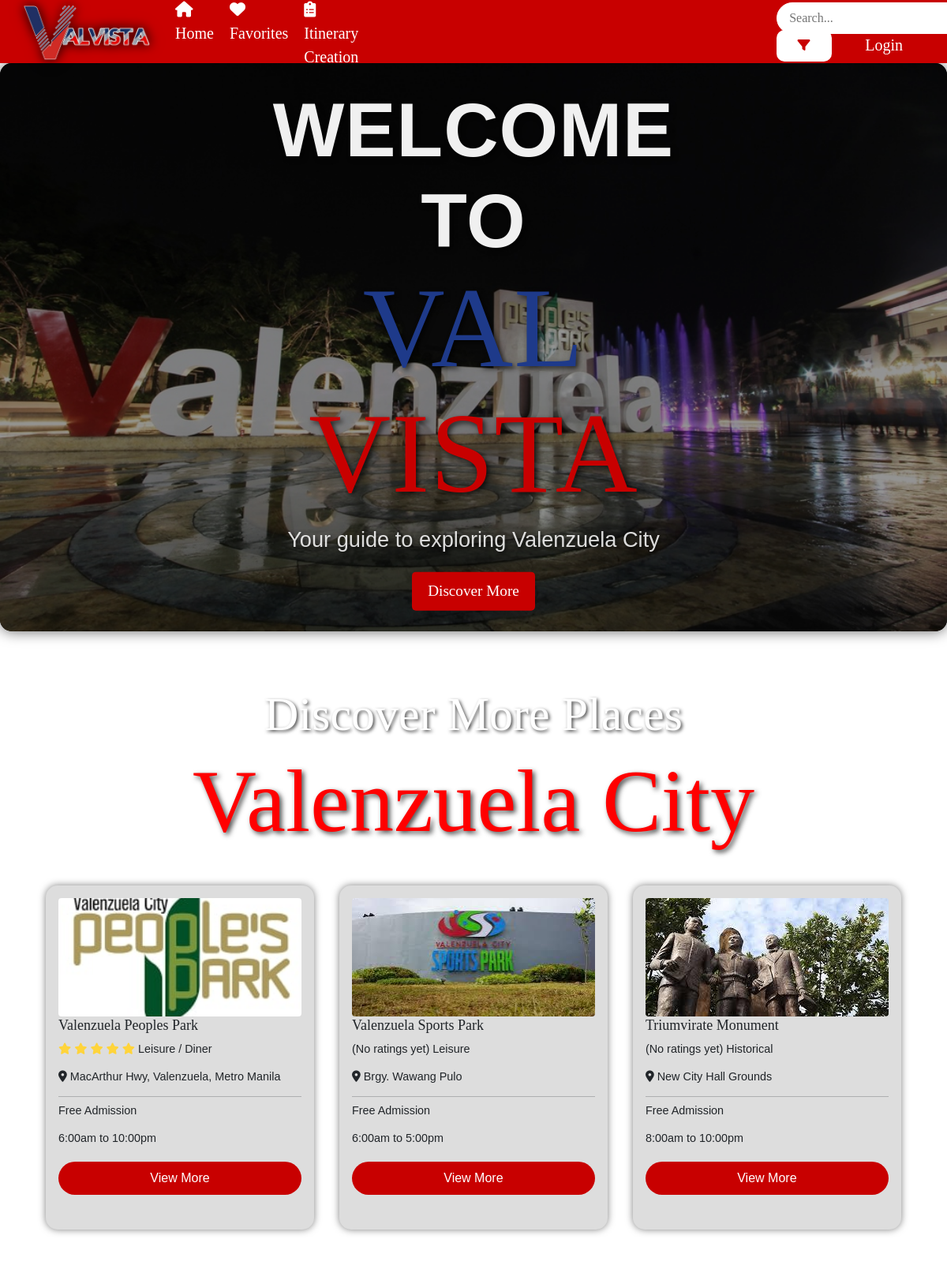
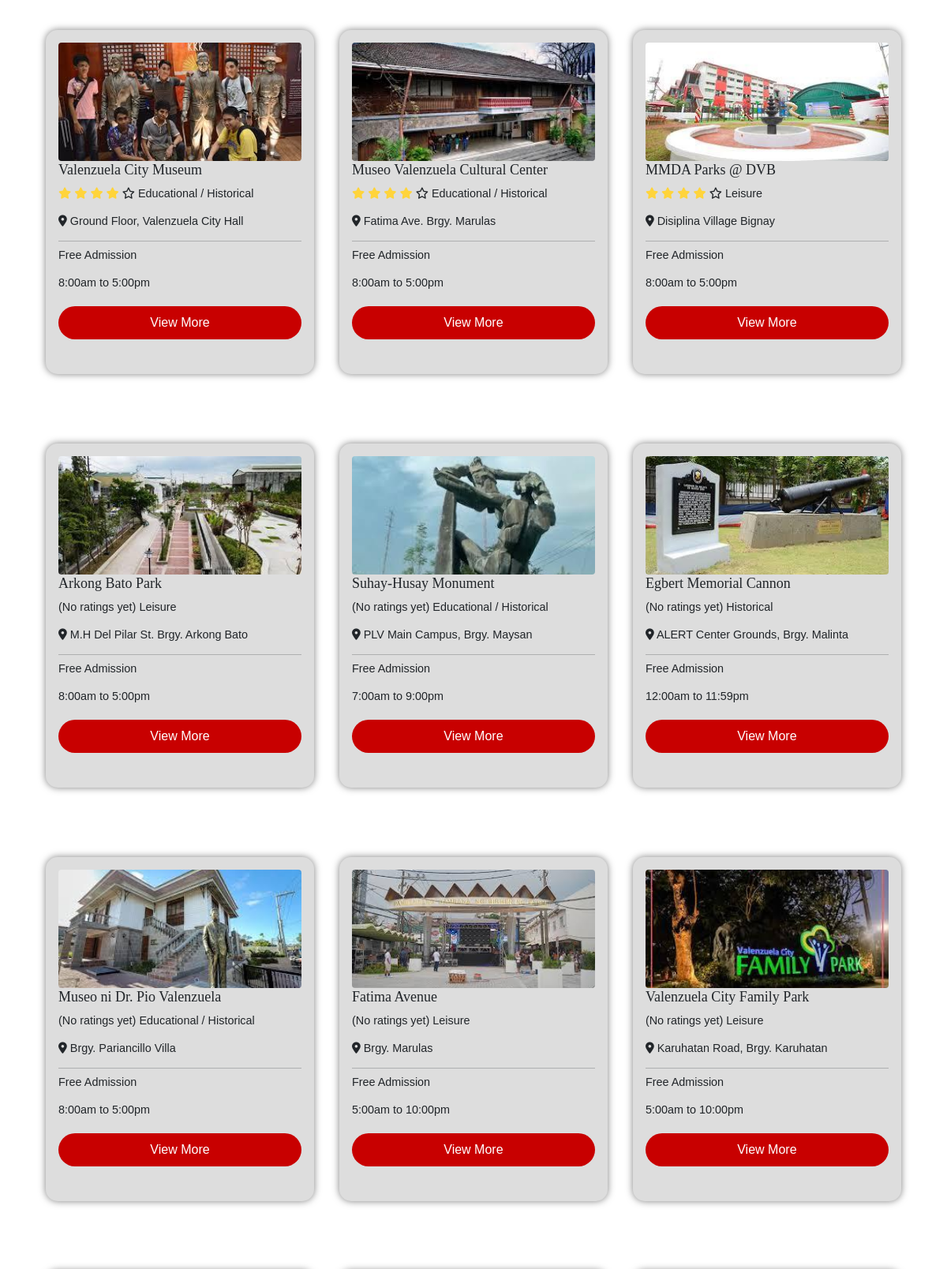
/home/ (upper part), run on the app's committed database (2 pictures, top to bottom).
### website/models.py (models this page shows, shortened)
class Place(models.Model):
        COST_CHOICES = [
        ('0','0'),
        ('1-200','1-200'),
        ('201-500','201-500'),
        ('501+','501+'),
        ]
        name = models.CharField (max_length=100)
        location = models.CharField (max_length=100)
        description = models.CharField (max_length=1000)
        categories = models.ManyToManyField('Category', related_name='places')
        time = models.CharField (max_length=20)
        timeclose = models.CharField (max_length=20)
        cost = models.CharField(max_length=100, blank=True,null=True,choices= COST_CHOICES)
        photo = models.ManyToManyField(PlaceMedia,related_name='places',blank=True)
        thumbnail = models.ImageField(upload_to="media")
        archived = models.BooleanField(default=False)
        map = models.CharField(max_length=2000,blank=True,null=True)
        promos = models.ImageField(upload_to="media",blank=True,null=True)
        announcement = models.TextField(max_length=5000, blank=True,null=True)

class Category(models.Model):
    name = models.CharField(max_length=100, unique=True)

### website/views.py (the view)
# urls.py: path('home/',views.home,name="home"),
def home(request):
    excluded_groups = ['Business', 'Admin']
    if any(request.user.groups.filter(name=group).exists() for group in excluded_groups):
        return redirect('login')
    else:
        context = get_home_context(request.user)
        return render(request, 'home.html', context)

### website/utils.py (called while the page is built)
def get_home_context(user):
    favorite_places = []
    favorite_businesses = []
    places = Place.objects.annotate(
        avg_rating=Avg('ratings__score'),
        rating_count=Count('ratings')
    )
    business = Business.objects.annotate(
        avg_rating=Avg('ratings__score'),
        rating_count=Count('ratings')
    )
    if user.is_authenticated:
        user_favorites = Favorite.objects.filter(user=user)
        favorite_places = user_favorites.filter(place__isnull=False).values_list('place_id', flat=True)
        favorite_businesses = user_favorites.filter(business__isnull=False).values_list('business_id', flat=True)
    context = {
        'all_admin': places,
        'all_business': business,
        'favorite_places': favorite_places,
        'favorite_businesses': favorite_businesses,
    }
    return context

### website/templates/home.html (shortened to what this page needs)
<!DOCTYPE html>
<html lang="en">
<head>
    <link rel="stylesheet" href="https://cdnjs.cloudflare.com/ajax/libs/font-awesome/6.5.1/css/all.min.css">
    <link rel="stylesheet" href="https://cdnjs.cloudflare.com/ajax/libs/font-awesome/4.7.0/css/font-awesome.min.css">
    <link rel="stylesheet" href="https://cdnjs.cloudflare.com/ajax/libs/font-awesome/6.0.0-beta3/css/all.min.css">
    <link href="https://cdn.jsdelivr.net/npm/bootstrap@5.0.2/dist/css/bootstrap.min.css" rel="stylesheet"
>
    {% load static %}
    <link rel="stylesheet" href="{% static 'homies.css' %}">
</head>
    <nav>
        <div class="logo">
            <a style="margin-right: 50px;" href="{%url 'home' %}"><img class="logo"src ="..\media\media\valvista logo.png" alt="logo"></a>
        </div>
            <ul class="nav-links">
            <li><a href="{%url 'home' %}"><i class="fa-solid fa-house"></i> Home</a></li>
            {% if user.is_authenticated%}
            <li><a href="{%url 'favorite_list' %}"><i class="fa-solid fa-heart"></i> Favorites</a></li>
            {%else%}
            <li><a href="{%url 'login' %}"><i class="fa-solid fa-heart"></i> Favorites</a></li>
            {%endif%}
			{% if user.is_authenticated%}
            <li><a href="{%url 'itinerary' %}"><i class="fa-solid fa-clipboard-list"></i> Itinerary Creation</a></li>
			{%else%}
            <li><a href="{%url 'login' %}"><i class="fa-solid fa-clipboard-list"></i> Itinerary Creation</a></li>
            {%endif%}
        </ul>
        {% if user.is_authenticated%}
        <div class="search-container">
            <div class="search-bar">
                <input id="searchInput" type="text" placeholder="Search..." oninput="performSearch()">
                <button id="filterbut" class="btn"><i class="fa-solid fa-filter"></i></button>
            </div>
        </div>
        {%else%}
        <div style="margin-left: 500px;" class="search-container">
            <div class="search-bar">
                <input id="searchInput" type="text" placeholder="Search..." oninput="performSearch()">
                <button id="filterbut" class="btn"><i class="fa-solid fa-filter"></i></button>
            </div>
        </div>
        {%endif%}
            <ul class="nav-links ul-user">
            {% if user.is_authenticated%}
            <li class="no-hover"><a style="color: white;"><i class="fa-solid fa-user"></i> Welcome, <strong> {{request.user}}!</strong></a></li>
            <li><a href="{%url 'logout' %}"><i class="fa-solid fa-right-to-bracket"></i> Logout</a></li>
            {%else%}
            <li><a style="margin-left: 20px;" href="{%url 'login' %}"><i class="fa-solid fa-right-to-bracket"></i> Login</a></li>
            {%endif%}
        </ul>
    </nav>
<body>
<div class="slider">
    <div class="carousel-text">
        <h1>Welcome to </h1>
        <h2><span class="valvista">VAL</span> <span class="valsit">VISTA</span></h2>
        <p>Your guide to exploring Valenzuela City</p>
        <button id="discover-more" class="discover-button">Discover More</button>
    </div>
    <div class="list">
        {% for place in all_admin %}
        {% if not place.archived %}
        {% if place.promos %}
        <div class="item {% if forloop.first %}active{% endif %}">
            <img style="object-fit: cover;" src="../media/media/valvistabg.jpeg" alt="Promo Image">
        </div>
        {% endif %}
        {% endif %}
        {% endfor %}
    </div>
    <div class="overlay"></div>
</div>
<div class="container my-5" id="resultsContainer">
    <div class="anicontainer">
        <h2 class="animated-title top-title">Discover More Places</h2>
        <h3 class="animated-title bottom-title">Valenzuela City</h3>
    </div>
    <div class="row">
        {% for item in all_admin %}
            {% if not item.archived %}
                <div class="col-md-4 mb-4">
                    <div class="jumbotron animated" data-activities="{% for category in item.categories.all %}{{ category.name }}{% if not forloop.last %},{% endif %} {% endfor %}" data-budget="{{ item.cost }}" data-time="{{ item.time }}">
                        <div class="position-relative">
                            <img src="{{item.thumbnail.url}}" class="img-fluid rounded" alt="{{item.name}}" style="object-fit: cover; height: 220px;">
                            <h2 class="display-4 text-dark">{{item.name}}</h2>
                            <p class="lead text-dark"> {% if item.avg_rating %}
                                {% for i in "12345" %}
                                    {% if i <= item.avg_rating|floatformat:0 %}
                                    <i class="fa-solid fa-star" style="color: #FFD43B;"></i>
                                        {%else%}
                                        <i class="fa-regular fa-star"></i>
                                    {% endif %}
                                {% endfor %}
                            {% else %}
                                (No ratings yet)
                            {% endif %}
                                {% for category in item.categories.all %}
                                {{ category.name }}{% if not forloop.last %} /{% endif %}
                                {% endfor %}
                            </p>
                            <p class="lead text-dark"><i class="fa-duotone fa-solid fa-location-dot"></i> {{item.location}}</p>
                            <hr class="bg-dark mb-2">
                            <p class="lead text-dark">
                                {% if item.cost == '0' %}
                                    Free Admission
                                {% else %}
                                    {{ item.cost }}
                                {% endif %}
                            </p>
                            <p class="lead text-dark">{{item.time}} to {{item.timeclose}} <button class="btn btn-lg view-more-btn" onclick="redirectToPlace('{{ item.pk }}')">View More</button></p>
                        </div>
                    </div>
                </div>
            {% endif %}
        {% endfor %}
    </div>
</div>

### data on the page
Place: archived False (drawn), thumbnail (picture), name "Valenzuela Peoples Park", location "MacArthur Hwy, Valenzuela, Metro Manila", cost "Free Admission", time "6:00am", timeclose "10:00pm"
Category: name "Leisure"
Category: name "Diner"
Place: thumbnail (picture), name "Valenzuela Sports Park", shows "(No ratings yet)", location "Brgy. Wawang Pulo", cost "Free Admission", time "6:00am", timeclose "5:00pm"
Place: thumbnail (picture), name "Triumvirate Monument", shows "(No ratings yet)", location "New City Hall Grounds", cost "Free Admission", time "8:00am", timeclose "10:00pm"
Category: name "Historical"
Place: thumbnail (picture), name "Valenzuela City Museum", archived False (drawn), location "Ground Floor, Valenzuela City Hall", cost "Free Admission", time "8:00am", timeclose "5:00pm"
Category: name "Educational"
Place: thumbnail (picture), name "Museo Valenzuela Cultural Center", archived False (drawn), location "Fatima Ave. Brgy. Marulas", cost "Free Admission", time "8:00am", timeclose "5:00pm"
Place: thumbnail (picture), name "MMDA Parks @ DVB", archived False (drawn), location "Disiplina Village Bignay", cost "Free Admission", time "8:00am", timeclose "5:00pm"
Place: thumbnail (picture), name "Arkong Bato Park", shows "(No ratings yet)", location "M.H Del Pilar St. Brgy. Arkong Bato", cost "Free Admission", time "8:00am", timeclose "5:00pm"
Place: thumbnail (picture), name "Suhay-Husay Monument", shows "(No ratings yet)", location "PLV Main Campus, Brgy. Maysan", cost "Free Admission", time "7:00am", timeclose "9:00pm"
Place: thumbnail (picture), name "Egbert Memorial Cannon", shows "(No ratings yet)", location "ALERT Center Grounds, Brgy. Malinta", cost "Free Admission", time "12:00am", timeclose "11:59pm"
Place: thumbnail (picture), name "Museo ni Dr. Pio Valenzuela", shows "(No ratings yet)", location "Brgy. Pariancillo Villa", cost "Free Admission", time "8:00am", timeclose "5:00pm"
Place: thumbnail (picture), name "Fatima Avenue", shows "(No ratings yet)", location "Brgy. Marulas", cost "Free Admission", time "5:00am", timeclose "10:00pm"
Place: thumbnail (picture), name "Valenzuela City Family Park", shows "(No ratings yet)", location "Karuhatan Road, Brgy. Karuhatan", cost "Free Admission", time "5:00am", timeclose "10:00pm"
